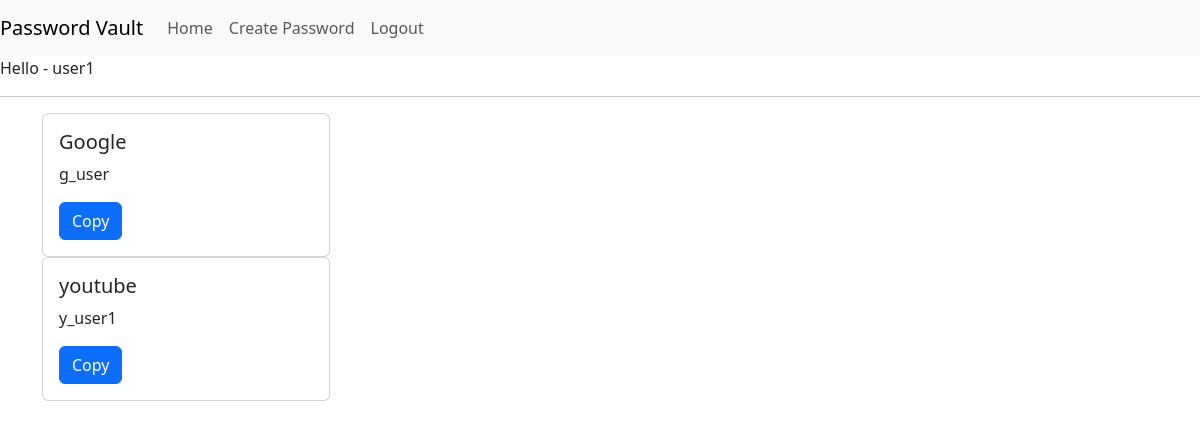
The page / (signed in) on the database as committed earlier.
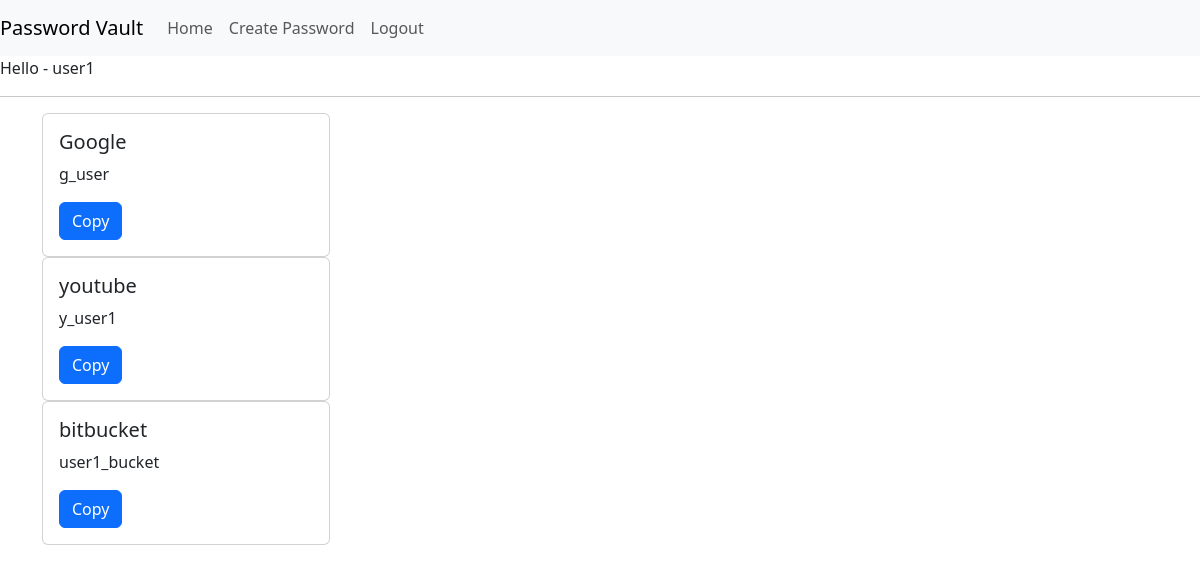
The same page on the database as committed later.
### vault/models.py (models this page shows, shortened)
class UserSavedPassword(models.Model):
    class Meta:
        verbose_name_plural = 'User Passwords'
    id = models.UUIDField(default=uuid.uuid4, unique=True, primary_key=True, editable=False)
    user = models.ForeignKey(User, on_delete=models.CASCADE)
    title = models.CharField(max_length=500)
    username = models.CharField(max_length=500)
    password = models.CharField(max_length=100)

### vault/views.py (the view)
# urls.py: path('', HomePageView.as_view(), name='home_page_view'),
class HomePageView(LoginRequiredMixin ,ListView):
    template_name = 'vault/home_page.html'
    def get_queryset(self):
        return UserSavedPassword.objects.filter(user = self.request.user)

### templates/vault/home_page.html (shortened to what this page needs)
{% extends 'vault/base.html' %}
{% block content %}
Hello - {{user}}
<hr>
<div class="container">
    {% for object in object_list %}
    <div class="card" style="width: 18rem;">
        <div class="card-body">
          <h5 class="card-title">{{object.title}}</h5>
          <p class="card-text">{{object.username}}</p>
          <button onclick="copy_password(this)" data-value="{{object.password}}" class="btn btn-primary">Copy</button>
        </div>
      </div>
    {% endfor %}
</div>
{% endblock content %}

### templates/vault/base.html (shortened to what this page needs)
<html>
<head>
</head>
<link href="https://cdn.jsdelivr.net/npm/bootstrap@5.3.0-alpha3/dist/css/bootstrap.min.css" rel="stylesheet">
<nav class="navbar navbar-expand-lg navbar-light bg-light">
    <a class="navbar-brand" href="#">Password Vault</a>
    <div class="collapse navbar-collapse" id="navbarSupportedContent">
      <ul class="navbar-nav mr-auto">
        {% if user.is_authenticated %}
        <li class="nav-item active">
          <a class="nav-link" href="{% url 'vault:home_page_view' %}">Home</span></a>
        </li>
        <li class="nav-item">
          <a class="nav-link" href="{% url 'vault:create_password_view' %}">Create Password</a>
        </li>
        {% endif %}
        </ul>
        <ul class="navbar-nav mr-auto">
            {% if not user.is_authenticated %}
            <li class="nav-item">
                <a  href="{% url 'vault:signup_view' %}" class="nav-link">Signup</a>
            </li>
            <li class="nav-item active">
              <a class="nav-link" href="{% url 'vault:login_view' %}">Login</span></a>
            </li>
            {% else %}
            <li class="nav-item">
              <a class="nav-link" href="{% url 'vault:logout_view' %}">Logout</a>
            </li>
            {% endif %}
        </ul>
    </div>
  </nav>
<body>
    {% block content %}
    {% endblock content %}
</body>
</html>

Rows that differ between the two databases and show on the page:
added UserSavedPassword: title "bitbucket", username "user1_bucket"
